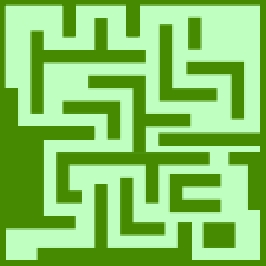
#> input picture maps/maze.png, 133 x 133 px, found by its file name (shown 2 times larger)
$ python demo2.py
#> lines starting #> are read from the running program, lines starting #| are printed output that depends on the picture; after the words box and inside, x2 and y2 are one past the last pixel; in counts of white or black regions, pixels touching at a corner belong together
### utils/helper.py
import numpy as np
from PIL import Image


def get_obstacle_map(fn, n=1):
    '''
    Create a binary occupancy map by thresholding the colors.
    Apply unit cost for a no-obstacle grid and LARGE for an obstacle grid.
    '''
#> called with fn = './maps/maze.png', n = 1

    THRESHOLD = 127
    LARGE = 255

    img = Image.open(fn)
#> img is the input picture: PIL image 133x133 RGBA; mean R, G, B, A 133.4, 199.7, 100.8, 255
    width, height = img.size
#> width = 133; height = 133

    if n > 1:
        width = n * width
        height = n * height
        img = img.resize((width, height))

    img = np.asarray(img.convert('L'))
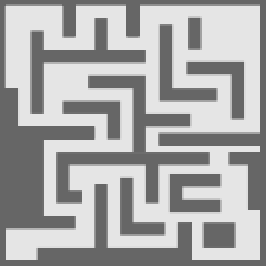
#> img: shape (133, 133) (shown 2 times larger); min 102, max 229, mean 169

    obstacle_map = np.ones((width, height), dtype=np.int32)

    for i in range(0, width):
        for j in range(0, (height)):
            if img[j,i] < THRESHOLD:
                obstacle_map[i][j] = LARGE
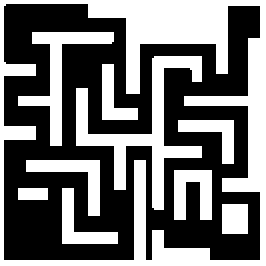
#> obstacle_map: shape (133, 133) int32 (shown 2 times larger); values 1 (black) and 255 (white), 44.3% white; 10 white regions, largest, box (x1, y1, x2, y2) and area: (0, 0, 133, 133) 4190, (38, 28, 101, 105) 1222, (9, 16, 57, 73) 631

    return obstacle_map


def extract_traj(src, trgt, descendentX_arr, descendentY_arr, max_horizons):
    trajs = np.zeros((max_horizons + 1, 2), dtype=np.int32)

    trajs[0, :] = [src[0], src[1]]

    for k in range(max_horizons):
        trajs[k + 1, :] = [descendentX_arr[trajs[k, 0], trajs[k, 1]], descendentY_arr[trajs[k, 0], trajs[k, 1]]]

        if (abs(trajs[k+1, 0]-trgt[0]) + abs(trajs[k+1, 1]-trgt[1])) < 1:
            break

    return trajs[:k+2]

# -----------------------------------------------------------------------------

### 1_vectorized/path_planner.py
import numpy as np

def terrain_value_iteration(terrain_mtx, target, max_horizon, append=1):
#> called with target = array of shape (2,), max_horizon = 2000, append = 0
    terrain_mtx[target[0], target[1]] = 0.0 # set cost at the target to 0

    nX = terrain_mtx.shape[0]
    nY = terrain_mtx.shape[1]
    nXY = nX*nY

    # A very small number
    EPSILON = 1E-6

    XMIN = 0
    XMAX = nX - 1
    YMIN = 0
    YMAX = nY - 1

    # Create J matrix
    # row -> x
    # column -> y
    J = np.zeros((nX, nY))

    u = np.array([[0,0], [1,0], [0, 1], [-1,0], [0,-1], [-1,-1], [1, 1], [-1,1], [1,-1]], dtype=np.int32)
    nU  = len(u)

    descendentX = np.zeros((nX, nY), dtype=np.int32)
    descendentY = np.zeros((nX, nY), dtype=np.int32)

    print('value iteration is running...\n')

    past_error = 1e20
    error = 0.0

    x = np.arange(0, nX, dtype=np.int32)
    x = np.repeat(x, nY)

    y = np.arange(0, nY, dtype=np.int32)
    y = np.tile(y, nX)

    X = np.tile(x.reshape(-1,1), nU)
    Y = np.tile(y.reshape(-1,1), nU)

    n  = np.arange(0, nXY, dtype=np.int32)

    for k in range(max_horizon):
        Jprev = J.copy()
        xNext = X + u[:, 0]
        yNext = Y + u[:, 1]

        xNext = np.clip(xNext, XMIN, XMAX)
        yNext = np.clip(yNext, YMIN, YMAX)

        Jplus_ =  Jprev[xNext,yNext] + terrain_mtx[xNext, yNext]
        idx = np.argmin(Jplus_, axis=1)
        xMin = xNext[n, idx[n]]
        yMin = yNext[n, idx[n]]

        J[x, y] = Jplus_[n, idx[n]]

        # Store the current optimal node
        descendentX[x, y] = xMin
        descendentY[x, y] = yMin

        error = np.linalg.norm(J - Jprev)
        if append == 1:
            print('episode: ', k, 'error: ', error)

        if (past_error - error) < EPSILON:
            print('Converged!')
            break

        past_error = error

    return descendentX, descendentY

### 1_vectorized/demo2.py
import matplotlib.pyplot as plt
import numpy as np
import time

from path_planner import *

import sys
sys.path.insert(1, './utils')
from helper import *


# -----------------------------------------------------------------------------
MAP_FILE = "./maps/maze.png"
MAX_HORIZONS = 2000
SHOW_INFO = 0
n = 1

# -----------------------------------------------------------------------------
cost_mat = get_obstacle_map(MAP_FILE, n=n)

# Units are in pixels!
# Units are in pixels!
src  = n * np.array([8, 126], dtype=np.int32)
trgt = n * np.array([125, 61], dtype=np.int32)

start = time.time()
descendantX_arr, descendantY_arr = terrain_value_iteration(cost_mat, trgt, MAX_HORIZONS, SHOW_INFO)
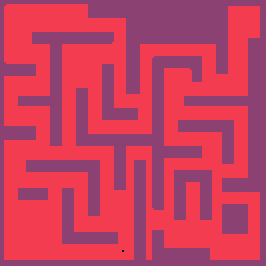
#> cost_mat: shape (133, 133) int32 (shown 2 times larger); 3 distinct labels, from 0 to 255; one colour per label, 0 black
end = time.time()

print("Completion time: ", end - start, " second(s)")

trajs = extract_traj(src, trgt, descendantX_arr, descendantY_arr, MAX_HORIZONS)

fig, ax = plt.subplots()
ax.imshow(np.transpose(cost_mat), cmap='gray_r', vmin=0, vmax=255)

ax.plot(trajs[:,0], trajs[:,1], color='red', linewidth=2)
ax.text(src[0], src[1], "  src1", color='red')
ax.text(trgt[0], trgt[1], "  trgt", color='orange')

plt.show()
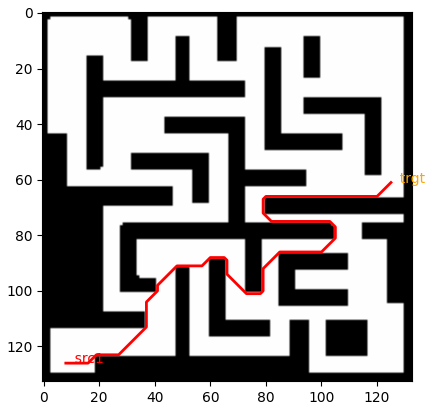
#> figure drawn by matplotlib, 1 panel

$ run again, with maps/brick_pattern.png copied over maps/maze.png
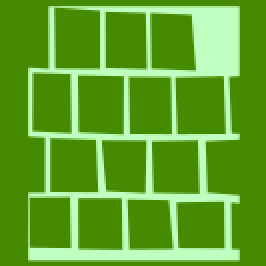
#> input picture maps/brick_pattern.png, 133 x 133 px, found by its file name (shown 2 times larger)
#> in get_obstacle_map, img is the input picture: PIL image 133x133 RGBA; mean R, G, B, A 96.2, 164.1, 42.6, 255
#> img: shape (133, 133)
#> after the loop in get_obstacle_map, `for i in range(0, width):`:
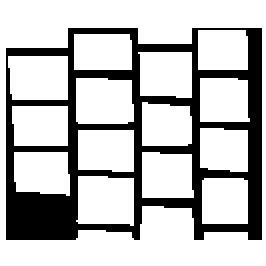
#> obstacle_map: shape (133, 133) int32 (shown 2 times larger); values 1 (black) and 255 (white), 74.2% white; 1 black region, box (x1, y1, x2, y2) and area: (3, 14, 131, 120) 4560
#> cost_mat: shape (133, 133) int32; 3 distinct labels, from 0 to 255
#> `plt.show()`:
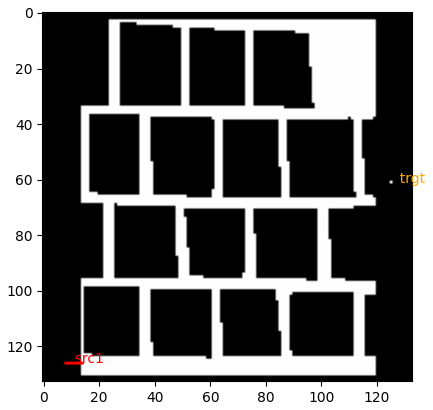
#> figure drawn by matplotlib, 1 panel
